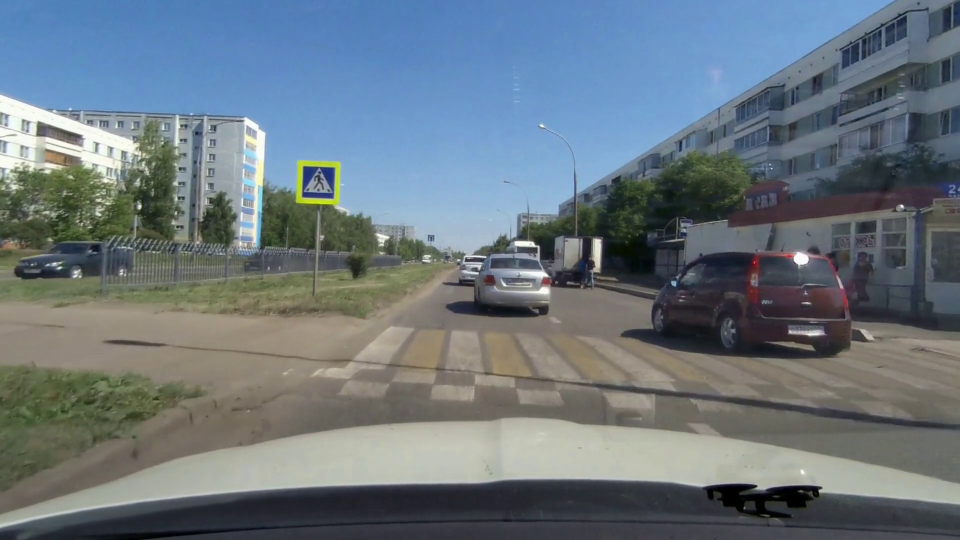
#> input picture sample-3.png, 1920 x 1080 px, given in place of akn.088.141.left.avi, which was not available (shown at 1/2 size)
$ python sample.py   (older library calls are emulated)
#> lines starting #> are read from the running program, lines starting #| are printed output that depends on the picture; after the words box and inside, x2 and y2 are one past the last pixel; in counts of white or black regions, pixels touching at a corner belong together; pictures that were not available may be replaced by others from this repository, and a replacement may not be noted
#> further down, frame is the input picture: shape (1080, 1920, 3); mean B, G, R 126.2, 117.9, 106
import numpy as np
import cv2
import imutils

def render(gray):
    gray = imutils.resize(gray, height = 400)
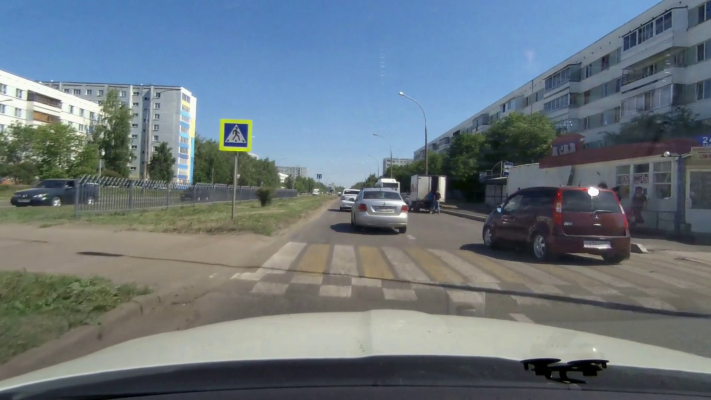
#> gray: shape (400, 711, 3); mean of channels 0, 1, 2 126.2, 118, 106; drawn as B, G, R

    gray = cv2.blur(gray,(4,4))
    height, width, channels = frame.shape
#> height = 1080; width = 1920; channels = 3
    # gray = cv2.cvtColor(frame, cv2.COLOR_BGR2GRAY)

    gray = cv2.bilateralFilter(gray, 10, 20, 10)
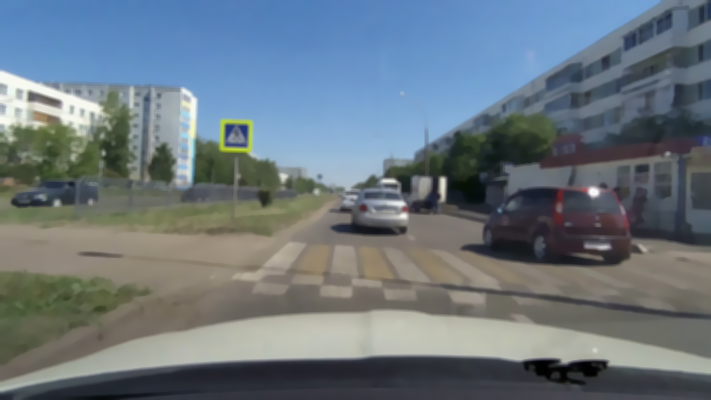
#> gray: shape (400, 711, 3); mean of channels 0, 1, 2 126.4, 118.2, 106.1; drawn as B, G, R

    # cv2.imshow("Happy Days", gray)
    # cv2.waitKey(0)

    edged = cv2.Canny(gray, 8, 50)
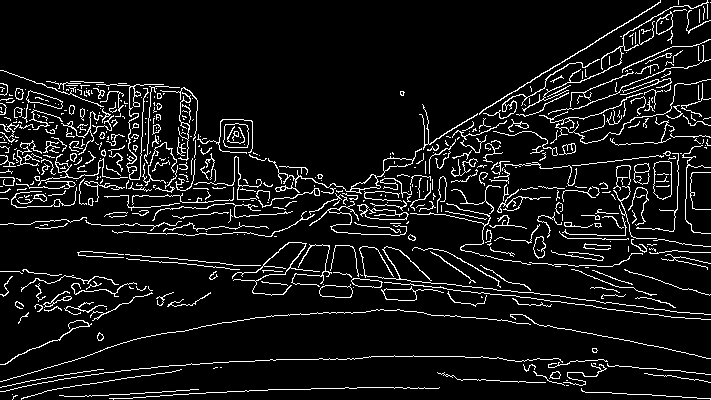
#> edged: shape (400, 711); 8.2% white in thin lines or dots

    ret, edged = cv2.threshold(edged, 127, 255, 0)
    image, cnts, hierarchy = cv2.findContours(edged, cv2.RETR_EXTERNAL, cv2.CHAIN_APPROX_SIMPLE)
#> cnts = 548 contours, 480 with area under 20; largest, box (x1, y1, x2, y2) and area: (653, 161, 672, 200) 608, (223, 123, 249, 148) 544, (268, 148, 422, 194) 516, (319, 284, 353, 298) 338, (381, 286, 444, 301) 332

    matches = []
    for c in cnts:
        # approximate the contour
        epsilon = .02 * cv2.arcLength(c, True)
        approx = cv2.approxPolyDP(c, epsilon, True)

        (x, y, w, h) = cv2.boundingRect(approx)
        ar = w / float(h)
        count = len(approx)

        if ar < 1.5 and w > 25 and h > 30 and h < 60 and y > 200 and count > 3 and x > 200 and x < 500:
            # print('epsilon: {:f}, num: {:f}'.format(epsilon, count))
            # print('x: {:f}, y: {:f}, w: {:f}, h: {:f}, ar: {:f}'.format(x, y, w, h, ar))

            cv2.drawContours(image, [approx], -1, (255, 255, 0), cv2.LINE_4, 8)
            cv2.imshow("Happy Days", image)

            if(len(matches) == 0):
                matches.append({
                    'approxs' : [approx],
                    'y': y,
                })
            else:
                match = False
                for v in matches:
                    if abs(v['y'] - y) < 10:
                        v['approxs'].append(approx)
                        match = True
                if match is False:
                    matches.append({
                        'approxs' : [approx],
                        'y': y,
                    })
#> this loop made 548 passes
#> (epsilon, x, y, w, h, ar, count) on passes 84, 86: (3.07, 330, 245, 29, 32, 0.906, 7), (6.89, 291, 244, 41, 43, 0.953, 13)
#> (epsilon, x, y, w, h, ar, count) on passes 1, 2, 10, 11, 15, 16: (0.301, 12, 395, 6, 5, 1.2, 9), (0, 12, 394, 1, 1, 1, 1), (0.655, 549, 371, 12, 8, 1.5, 7), (1.52, 533, 371, 32, 15, 2.13, 8), (0.177, 213, 367, 5, 2, 2.5, 6), (1.01, 523, 364, 13, 8, 1.62, 10)
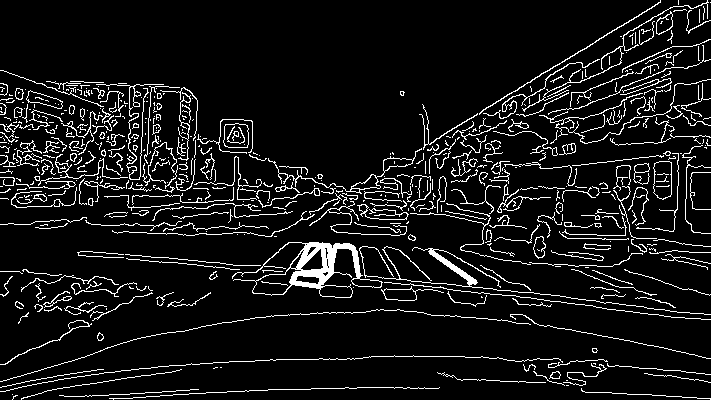
#> image: shape (400, 711); 8.7% white in thin lines or dots
#> after the loop, matches = 1 item

    passes = False
    for v in matches:
        if passes is False and len(v['approxs']) > 3:
            passes = True
#> this loop made 1 pass
#> after the loop, passes = False

    if passes:
        print("We have Crosswalk!")
    else:
        print("No Crosswalk")
    cv2.imshow("Happy Days", image)
    cv2.waitKey(0)

cap = cv2.VideoCapture('zebra/akn.088.141.left.avi')

while(cap.isOpened()):
    ret, frame = cap.read()
    render(frame)
cap.release()

# [5 lines of commented-out code are left out]
cv2.destroyAllWindows()

$ run again, on sample-img-1.png
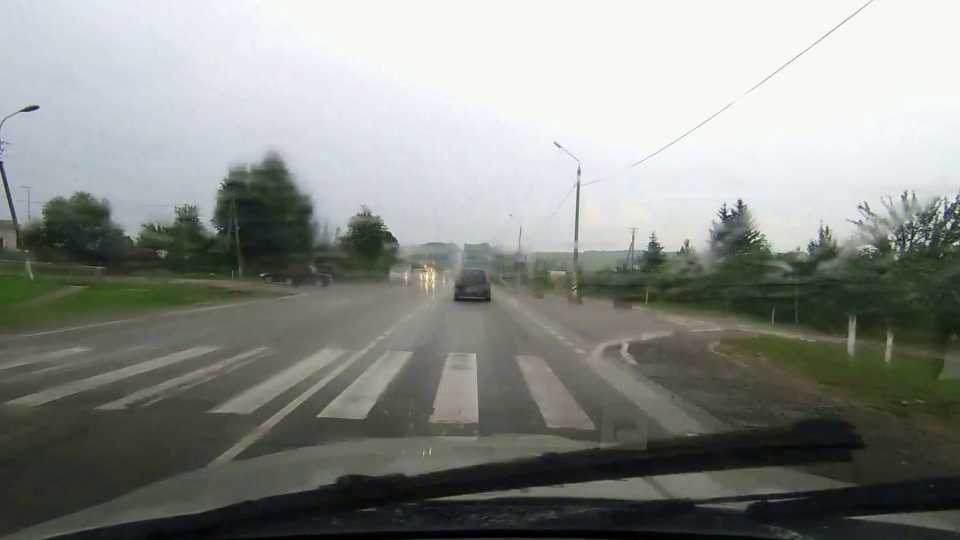
#> input picture sample-img-1.png, 1920 x 1080 px, given in place of akn.088.141.left.avi, which was not available (shown at 1/2 size)
#> frame is the input picture: shape (1080, 1920, 3); mean B, G, R 135.1, 140.6, 136.8
#> in render, `edged = cv2.Canny(gray, 8, 50)`:
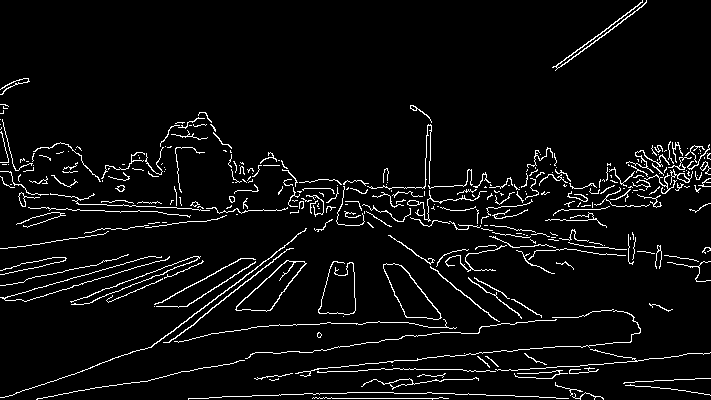
#> edged: shape (400, 711); 4.9% white in thin lines or dots
#> cnts = 329 contours, 305 with area under 20; largest, box (x1, y1, x2, y2) and area: (383, 263, 442, 320) 1522, (235, 260, 307, 312) 1438, (361, 377, 479, 390) 131, (552, 0, 647, 71) 128, (0, 228, 307, 398) 118
#> the loop in render, `for c in cnts:` made 329 passes
#> (epsilon, approx, x, y, w, h, ar, count) on passes 1, 3, 4, 6, 10: (5.69, [[312, 398], [448, 398]], 312, 398, 137, 1, 137, 2), (15.59, [[188, 399], [568, 398]], 188, 398, 381, 2, 190.5, 2), (3.58, [[625, 385], [710, 395]], 625, 385, 86, 11, 7.82, 2), (3.56, [[710, 378], [623, 383]], 623, 378, 88, 6, 14.67, 2), (1.76, [[292, 373], [254, 378], [261, 379], [266, 376]], 254, 373, 39, 7, 5.57, 4)
#> after the loop in render, `for c in cnts:`:
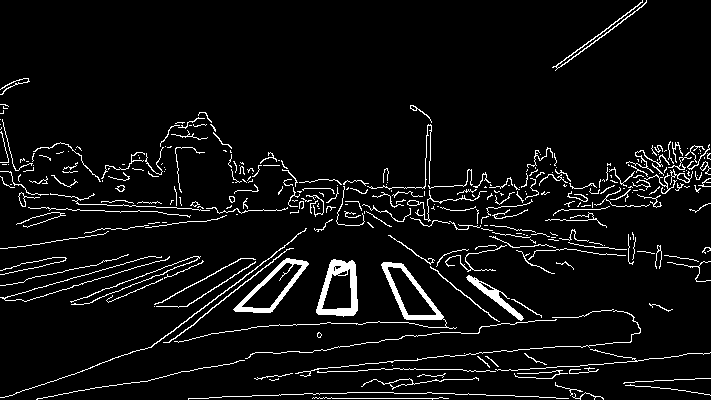
#> image: shape (400, 711); 5.8% white in thin lines or dots
#> after the loop in render, `for c in cnts:`: matches = 2 items
#> the loop in render, `for v in matches:` made 2 passes
#> after the loop in render, `for v in matches:`: passes = False

$ run again, on sample-img-2.png
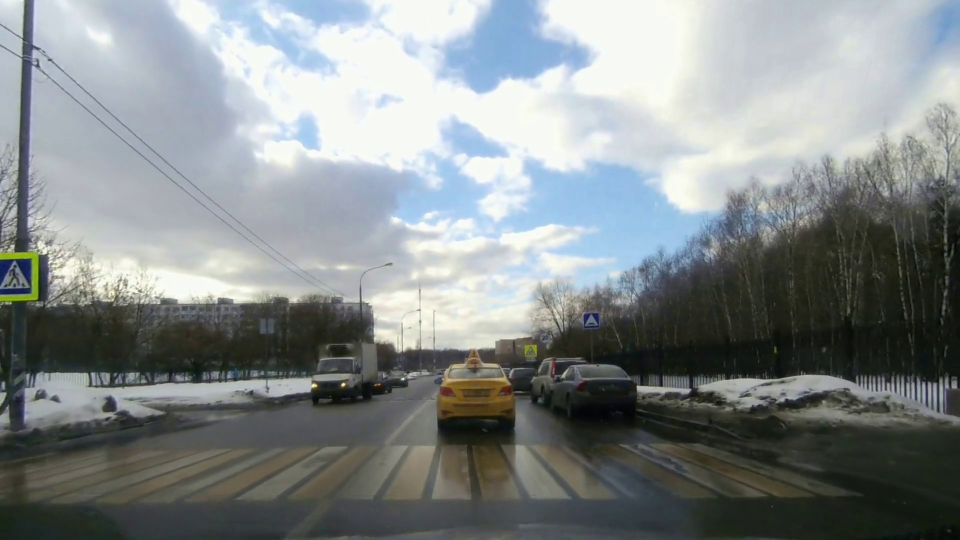
#> input picture sample-img-2.png, 1920 x 1080 px, given in place of akn.088.141.left.avi, which was not available (shown at 1/2 size)
#> frame is the input picture: shape (1080, 1920, 3); mean B, G, R 139, 138.4, 132.5
#> in render, `edged = cv2.Canny(gray, 8, 50)`:
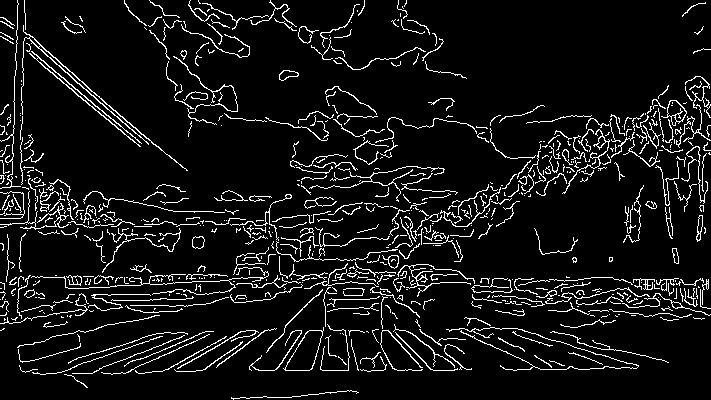
#> edged: shape (400, 711); 7.9% white in thin lines or dots
#> cnts = 689 contours, 637 with area under 20; largest, box (x1, y1, x2, y2) and area: (283, 327, 324, 371) 879, (661, 100, 687, 126) 310, (21, 25, 188, 171) 246, (29, 51, 142, 147) 162, (192, 236, 205, 249) 120
#> the loop in render, `for c in cnts:` made 689 passes
#> (epsilon, x, y, w, h, ar, count) on passes 2, 3, 4, 5, 6, 9, 10, 11: (1.16, 64, 374, 24, 14, 1.71, 7), (0.956, 19, 365, 19, 8, 2.38, 8), (0.683, 549, 360, 16, 6, 2.67, 5), (1.75, 360, 356, 27, 15, 1.8, 7), (0.488, 338, 356, 9, 9, 1, 10), (1.53, 360, 352, 21, 16, 1.31, 10), (2.81, 444, 344, 28, 26, 1.08, 10), (3.27, 18, 343, 63, 20, 3.15, 6)
#> after the loop in render, `for c in cnts:`:
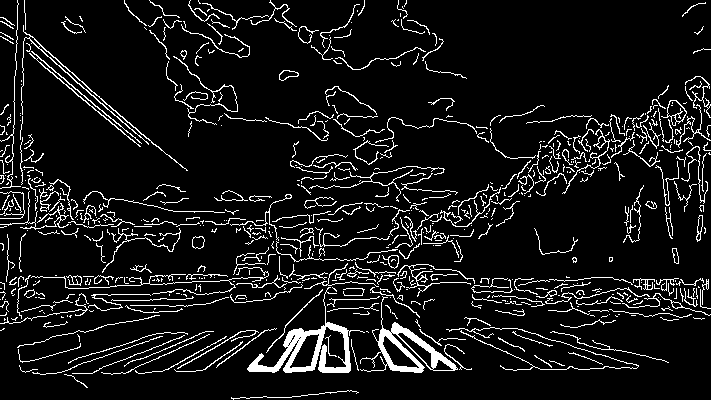
#> image: shape (400, 711); 8.7% white in thin lines or dots
#> after the loop in render, `for c in cnts:`: matches = 1 item
#> the loop in render, `for v in matches:` made 1 pass
#> after the loop in render, `for v in matches:`: passes = True
